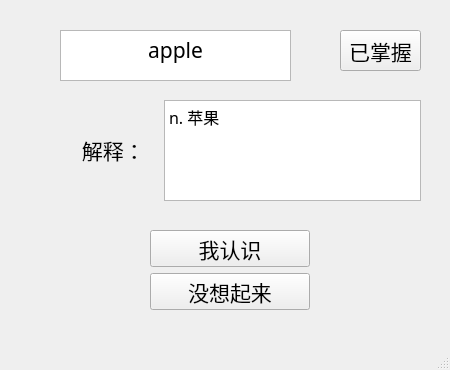
<?xml version="1.0" encoding="UTF-8"?>
<ui version="4.0">
 <class>window_review</class>
 <widget class="QMainWindow" name="window_review">
  <property name="geometry">
   <rect>
    <x>0</x>
    <y>0</y>
    <width>450</width>
    <height>370</height>
   </rect>
  </property>
  <property name="windowTitle">
   <string>review</string>
  </property>
  <widget class="QWidget" name="centralwidget">
   <widget class="QWidget" name="verticalLayoutWidget">
    <property name="geometry">
     <rect>
      <x>150</x>
      <y>230</y>
      <width>160</width>
      <height>80</height>
     </rect>
    </property>
    <layout class="QVBoxLayout" name="verticalLayout">
     <item>
      <widget class="QPushButton" name="pushButton">
       <property name="font">
        <font>
         <family>微软雅黑</family>
         <pointsize>16</pointsize>
        </font>
       </property>
       <property name="text">
        <string>我认识</string>
       </property>
      </widget>
     </item>
     <item>
      <widget class="QPushButton" name="pushButton_2">
       <property name="font">
        <font>
         <family>微软雅黑</family>
         <pointsize>16</pointsize>
        </font>
       </property>
       <property name="text">
        <string>没想起来</string>
       </property>
      </widget>
     </item>
    </layout>
   </widget>
   <widget class="QPushButton" name="pushButton_3">
    <property name="geometry">
     <rect>
      <x>340</x>
      <y>30</y>
      <width>81</width>
      <height>41</height>
     </rect>
    </property>
    <property name="font">
     <font>
      <family>微软雅黑</family>
      <pointsize>16</pointsize>
     </font>
    </property>
    <property name="text">
     <string>已掌握</string>
    </property>
   </widget>
   <widget class="QWidget" name="formLayoutWidget">
    <property name="geometry">
     <rect>
      <x>60</x>
      <y>100</y>
      <width>361</width>
      <height>101</height>
     </rect>
    </property>
    <layout class="QHBoxLayout" name="horizontalLayout">
     <item alignment="Qt::AlignHCenter|Qt::AlignVCenter">
      <widget class="QLabel" name="label_2">
       <property name="font">
        <font>
         <family>微软雅黑</family>
         <pointsize>16</pointsize>
        </font>
       </property>
       <property name="text">
        <string>    解释：</string>
       </property>
      </widget>
     </item>
     <item>
      <widget class="QLabel" name="label">
       <property name="text">
        <string/>
       </property>
      </widget>
     </item>
     <item>
      <widget class="QTextBrowser" name="textBrowser_2">
       <property name="font">
        <font>
         <family>宋体</family>
         <pointsize>12</pointsize>
        </font>
       </property>
       <property name="html">
        <string>&lt;!DOCTYPE HTML PUBLIC &quot;-//W3C//DTD HTML 4.0//EN&quot; &quot;http://www.w3.org/TR/REC-html40/strict.dtd&quot;&gt;
&lt;html&gt;&lt;head&gt;&lt;meta name=&quot;qrichtext&quot; content=&quot;1&quot; /&gt;&lt;style type=&quot;text/css&quot;&gt;
p, li { white-space: pre-wrap; }
&lt;/style&gt;&lt;/head&gt;&lt;body style=&quot; font-family:'宋体'; font-size:12pt; font-weight:400; font-style:normal;&quot;&gt;
&lt;p style=&quot; margin-top:0px; margin-bottom:0px; margin-left:0px; margin-right:0px; -qt-block-indent:0; text-indent:0px;&quot;&gt;n. 苹果&lt;/p&gt;&lt;/body&gt;&lt;/html&gt;</string>
       </property>
      </widget>
     </item>
    </layout>
   </widget>
   <widget class="QTextBrowser" name="textBrowser">
    <property name="geometry">
     <rect>
      <x>60</x>
      <y>30</y>
      <width>231</width>
      <height>51</height>
     </rect>
    </property>
    <property name="font">
     <font>
      <family>微软雅黑</family>
      <pointsize>16</pointsize>
     </font>
    </property>
    <property name="html">
     <string>&lt;!DOCTYPE HTML PUBLIC &quot;-//W3C//DTD HTML 4.0//EN&quot; &quot;http://www.w3.org/TR/REC-html40/strict.dtd&quot;&gt;
&lt;html&gt;&lt;head&gt;&lt;meta name=&quot;qrichtext&quot; content=&quot;1&quot; /&gt;&lt;style type=&quot;text/css&quot;&gt;
p, li { white-space: pre-wrap; }
&lt;/style&gt;&lt;/head&gt;&lt;body style=&quot; font-family:'微软雅黑'; font-size:16pt; font-weight:400; font-style:normal;&quot;&gt;
&lt;p align=&quot;center&quot; style=&quot; margin-top:0px; margin-bottom:0px; margin-left:0px; margin-right:0px; -qt-block-indent:0; text-indent:0px;&quot;&gt;apple&lt;/p&gt;&lt;/body&gt;&lt;/html&gt;</string>
    </property>
   </widget>
  </widget>
  <widget class="QMenuBar" name="menubar">
   <property name="geometry">
    <rect>
     <x>0</x>
     <y>0</y>
     <width>450</width>
     <height>23</height>
    </rect>
   </property>
  </widget>
  <widget class="QStatusBar" name="statusbar"/>
 </widget>
 <resources/>
 <connections/>
</ui>
